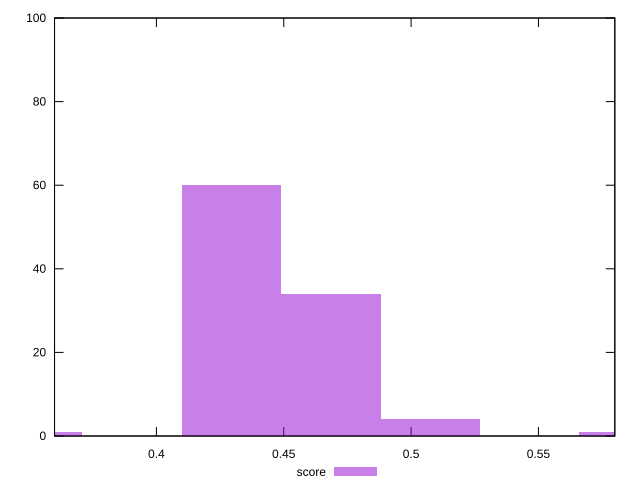

Generate this figure with gnuplot:
reset

$score <<EOF
0.46850695334181647 34
0.4294647072299984 60
0.5856336916772705 1
0.5075491994536345 4
0.35138021500636235 1
EOF

set key outside below
set boxwidth 0.03904224611181804
set xrange [0.36:0.58]
set yrange [0:100]
set trange [0:100]
set style fill transparent solid 0.5 noborder
set terminal svg size 640, 490 enhanced background rgb 'white'
set output "reprap/uses-webp-images/samples/pages+cached+noexternal+nomedia/score/histogram.svg"

plot $score title "score" with boxes

reset
